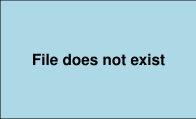

Here is the R script that generated this plot:
pl <- ggplot(data.frame(x = 1), aes(x,x)) + geom_text(aes(label = "File does not exist"), fontface = "bold") + 
  theme_void() + 
  theme(panel.background = element_rect(fill = "lightblue")) + 
  theme(text = element_blank()) + 
  geom_blank()
pl

flplot <- "C:/PROJECTS/1_PROJTOOLS/excelPlot/inst/fileDoesNotExist.pdf"
ggsave(plot = pl, filename = flplot, width = 5, height = 3, units = "cm")

system(paste('"C:/Program Files (x86)/Microsoft/Edge/Application/msedge.exe"', shQuote(normalizePath(flplot))), wait = FALSE)
